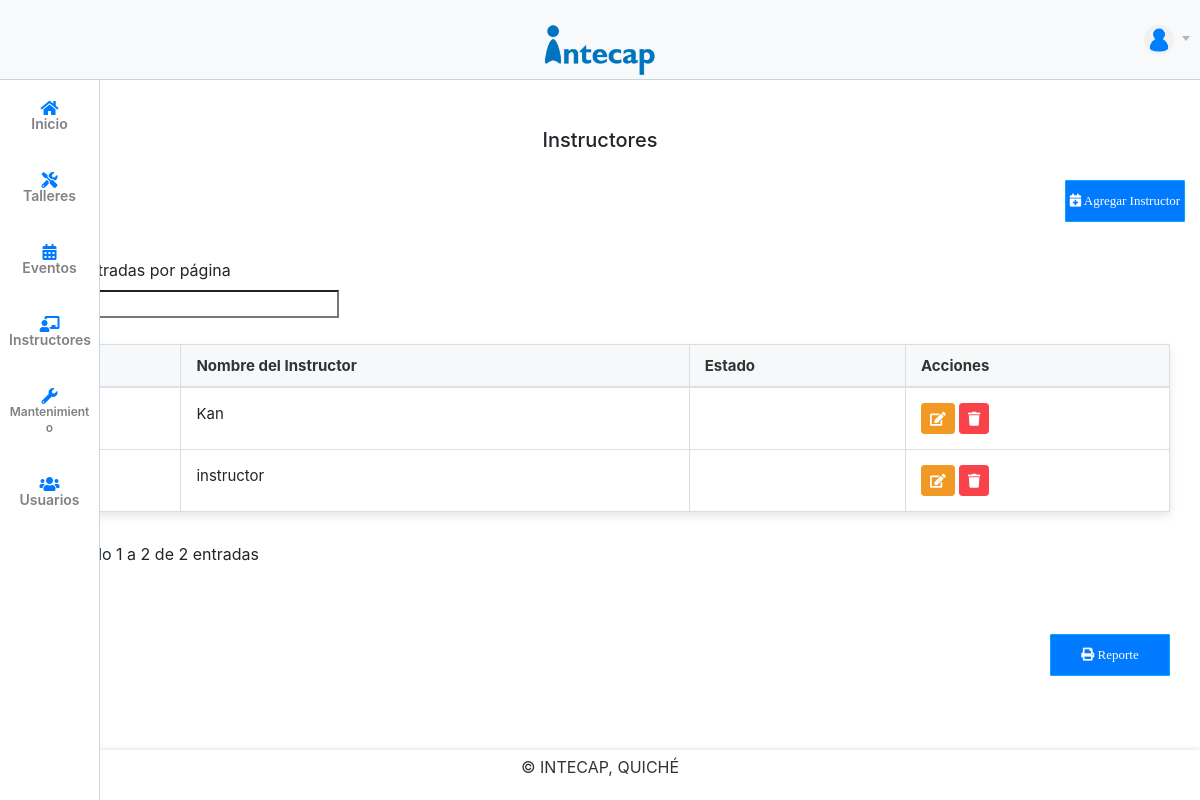
Before: /vistas/ADMIN/INSTRUCTORES.php (signed in) with the older database file.
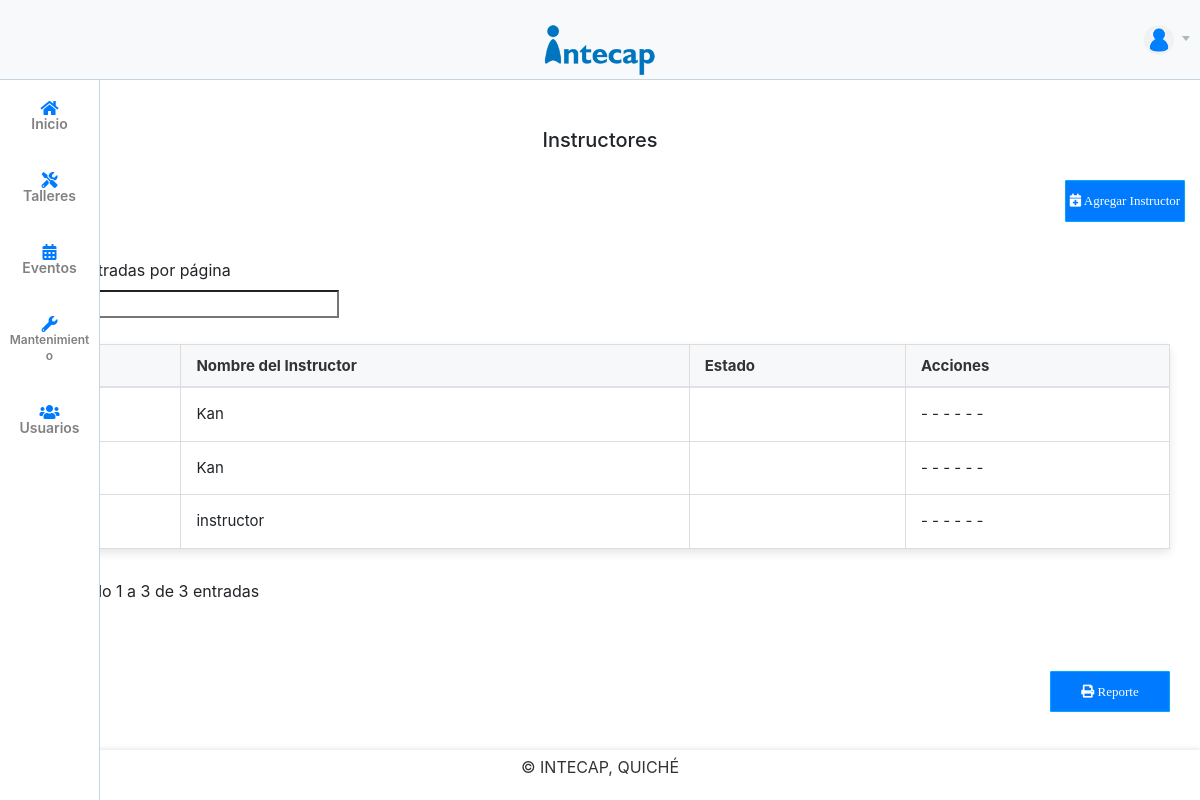
After: the same page with the newer database file.
### tables this page shows
CREATE TABLE `usuario` (
  `id` int(11) NOT NULL,
  `nombre` varchar(20) DEFAULT NULL,
  `direccion` varchar(70) DEFAULT NULL,
  `cargo` varchar(150) DEFAULT NULL,
  `nom_usuario` varchar(100) DEFAULT NULL,
  `contraseña` varchar(64) DEFAULT NULL,
  `id_rol` int(11) DEFAULT NULL,
  `estado` varchar(20) DEFAULT NULL
);

### controladores/session.php (called while the page is built, shortened)
<?php
	include '../../modelos/db.php';
	$sql = "SELECT * FROM usuario WHERE id = '".$_SESSION['admin_intecap']."'";
	$query = $conn->query($sql);
	$user = $query->fetch_assoc();
?>

### vistas/ADMIN/listas/instructores_list.php (the view)
<?php
include('../../modelos/db.php');
$num = 0;
$sql = "SELECT * FROM usuario WHERE cargo = 'Instructor' ";
$query = $conn->query($sql);
while($row = $query->fetch_assoc()){
    $num = ++$num;
    $id_instructor = $row['id'];
?>
    <tr>
        <td><?php echo $num;?></td>
        <td><?php echo $row['nombre'];?></td>
        <td>
             <?php
        if ($user['cargo']=="Admin") {
        ?>
            <td>
                <button class="btn btn-warning btn-sm" onclick="editar(<?php echo $id_instructor;?>)">
                    <i class="fas fa-edit"></i>
                </button>
                <button class="btn btn-danger btn-sm" onclick="eliminar(<?php echo $id_instructor;?>)">
                    <i class="fas fa-trash"></i>
                </button>
            </td>
        <?php
        }else  {
            echo "<td> - - - - - - </td>";
        }
        ?>
    </tr>
<?php
    }
?>

### vistas/ADMIN/header.php (shortened to what this page needs)
<?php include '../../controladores/session.php'; ?>
<!DOCTYPE html>
<html lang="es">
<head>
    <link rel="stylesheet" href="css/lib/lobipanel/lobipanel.min.css">
    <link rel="stylesheet" href="css/separate/vendor/lobipanel.min.css">
    <link rel="stylesheet" href="css/lib/jqueryui/jquery-ui.min.css">
    <link rel="stylesheet" href="css/separate/pages/widgets.min.css">
    <link rel="stylesheet" href="css/lib/font-awesome/font-awesome.min.css">
    <link rel="stylesheet" href="css/lib/bootstrap/bootstrap.min.css">
    <link rel="stylesheet" href="css/main.css">
    <link rel="stylesheet" href="style.css">
    <link rel="stylesheet" href="https://cdnjs.cloudflare.com/ajax/libs/font-awesome/5.15.4/css/all.min.css">
    <link rel="stylesheet" href="https://stackpath.bootstrapcdn.com/bootstrap/4.5.2/css/bootstrap.min.css">
    <link rel="stylesheet" href="https://cdn.datatables.net/2.3.2/css/dataTables.dataTables.css" />
</head>

### vistas/ADMIN/nav_bar.php (shortened to what this page needs)
<body class="with-side-menu-compact">
    <div class="main-container">
        <header class="site-header">
            <div class="container-fluid">
                <a href="#" class="site-logo">
                    <img class="hidden-md-down" src="img/intecap.png" alt="Logo">
                </a>
            </div>
            <div class="dropdown user-menu">
                <button class="dropdown-toggle" id="dd-user-menu" type="button"
                        data-toggle="dropdown" aria-haspopup="true" aria-expanded="false">
                    <img src="img/perfil.png" alt="Perfil" class="user-avatar">
                </button>
            </div>
        </header>

### vistas/ADMIN/menu.php (shortened to what this page needs)
<nav class="side-menu side-menu-compact">
    <ul class="side-menu-list">
        <li class="brown">
            <a href="../ADMIN/principal.php">
                <i class="fas fa-home"></i>
                <span class="lbl">Inicio</span>
            </a>
        </li>
        <?php
        if ($user['cargo']=="Admin" OR $user['cargo']=="Instructor") {
        ?>
        <li class="gold">
            <a href="../ADMIN/TALLERES.php">
                <i class="fas fa-tools"></i>
                <span class="lbl">Talleres</span>
            </a>
        </li>
        <?php
        }else {}
        ?>
        <?php
        if ($user['cargo']=="Admin" OR $user['cargo']=="Instructor") {
        ?>
        <li class="blue">
            <a href="../ADMIN/EVENTOS.php">
                <i class="fas fa-calendar-alt"></i>
                <span class="lbl">Eventos</span>
            </a>
        </li>
        <?php
        }else {}
        ?>
<?php
        if ($user['cargo']=="Admin") {
        ?>
        <li class="orange-red">
            <a href="../ADMIN/INSTRUCTORES.php">
                <i class="fas fa-chalkboard-teacher"></i>
                <span class="lbl">Instructores</span>
            </a>
        </li>
        <?php
        }else {}
        ?>
<?php
if ($user['cargo']=="Admin" OR $user['cargo']=="Mantenimiento" OR $user['cargo']=="Instructor") {
        ?>
        <li class="blue-dirty">
            <a href="../ADMIN/MANTENIMIENTO.php">
                <i class="fas fa-wrench"></i>
                <span class="lbl" style="font-size: 12px; word-wrap: break-word;">Mantenimiento</span>
            </a>
        </li>
        <?php
        }else {}
        ?>
        <li class="blue-dirty">
            <a href="../ADMIN/USUARIO.php">
                <i class="fas fa-users"></i>
                <span class="lbl">Usuarios</span>
            </a>
        </li>
    </ul>
</nav>
<br><br>

### vistas/ADMIN/INSTRUCTORES.php (shortened to what this page needs)
<?php include 'header.php'; ?>
<?php include 'nav_bar.php'; ?>
<?php include 'menu.php'; ?>
<h1>Instructores</h1>
   <div class="container-fluid">
       <div class="mb-3 text-right">
       <a href="../ADMIN/AGREGAR INSTRUCTOR.php" class="btn btn-primary" style="display: inline-block; width: 120px; padding: 10px 0; background-color: #007bff; color: white;
                    font-size: 13px; font-family: 'Times New Roman', serif; text-decoration: none; border-radius: 1px; text-align: center;">
    <i class="fa fa-calendar-plus"></i> Agregar Instructor
</a>
       </div>
   <div class="container-fluid">
       <table id="table-edit" class="table table-bordered table-hover">
           <thead>
               <tr>
                   <th>No.</th>
                   <th>Nombre del Instructor</th>
                   <th>Estado</th>
                   <th>Acciones</th>
               </tr>
           </thead>
           <tbody>
                <?php include('listas/instructores_list.php'); ?>
           </tbody>
       </table>
   </div>
   <div class="container-fluid">
    <div class="mb-3 text-right">
    <button type="button" class="btn btn-primary" style="display: inline-block; width: 120px; padding: 10px 0; background-color: #007bff; color: white;
                    font-size: 13px; font-family: 'Times New Roman', serif; text-decoration: none; border-radius: 1px; text-align: center;" onclick="window.location.href='pdf/instructores_pdf.php'">
    <i class="fas fa-print"></i> Reporte
</button>
</div>
   <?php include 'footer.php'; ?>
</div>
</div>
</body>
</html>

### vistas/ADMIN/footer.php
<footer>
    <p>&copy; INTECAP, QUICHÉ</p>
</footer>

### vistas/ADMIN/style.css (style rules this page uses)
.container-fluid { width: 100%; max-width: 1200px; padding: 20px; }
.table { width: 100%; margin-top: 20px; box-shadow: 0px 4px 10px rgba(0, 0, 0, 0.1); border-radius: 5px; }
.table th, .table td { text-align: center; padding: 12px; }

### vistas/ADMIN/header.php (style rules this page uses)
h1 { text-align: center; font-size: 20px; }
html, body { height: 100%; margin: 0; }
.main-container { display: flex; flex-direction: column; min-height: 100%; }
body { display: flex; flex-direction: column; min-height: 100vh; margin: 0; }
.site-header .container-fluid { display: flex; justify-content: space-between; align-items: center; }
.user-menu { position: absolute; right: 10px; top: 50%; transform: translateY(-50%); }
.site-header { position: relative; }
.table { margin-bottom: 30px; width: 100%; border-collapse: collapse; }
.site-header { position: relative; background-color: #f8f9fa; padding: 10px 0; }
.site-header .container-fluid { display: flex; align-items: center; justify-content: center; }
.site-logo { margin: 0; padding: 0; }
.site-logo img { max-height: 50px; }
footer { position: fixed; bottom: 0; left: 0; right: 0; background-color: #ffffff; color: #333; padding: 10px 0; text-align: center; box-shadow: 0 -1px 5px rgba(0, 0, 0, 0.1); display: flex; justify-content: center; align-items: center; height: 50px; }
.table th, .table td { padding: 15px; text-align: left; border: 1px solid #ddd; }
.table th { background-color: #f8f8f8; color: #333; }

Changed rows visible on the page:
now on this page (row edited): usuario: nombre "Kan"
changed usuario (number 1 of 3 on the later page): cargo "Admin" → "Instructor" (drawn)
shown differently, row unchanged: usuario (number 2 of 3 on the later page): now shows "- - - - - -"
shown differently, row unchanged: usuario "instructor": now shows "- - - - - -"
Other visible differences:
text written by a page script: "entradas por página Mostrando 1 a 2 de 2 entradas" → "entradas por página Mostrando 1 a 3 de 3 entradas"
text no longer shown: "Instructores"
